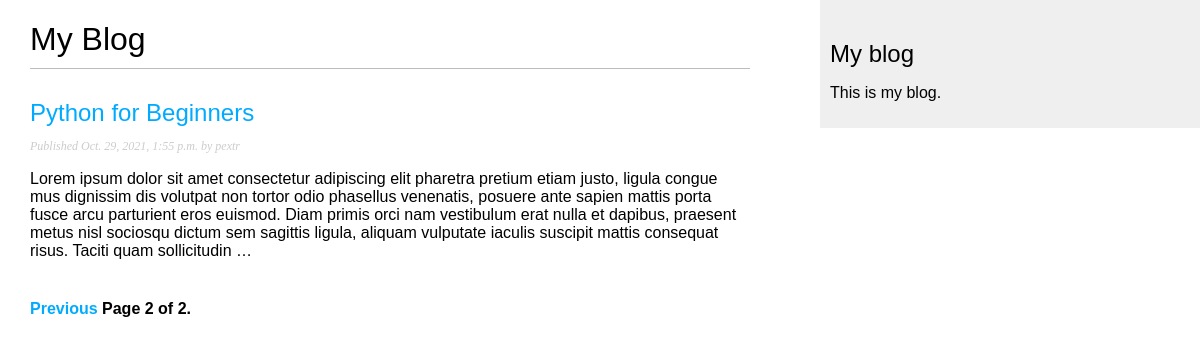
Screenshot of /blog/?page=2 with the database file from the repository.
### blog/models.py (models this page shows, shortened)
class Post(models.Model):
    STATUS_CHOICES = (
        ('draft', 'Draft'),
        ('published','Published'),
    )
    title = models.CharField(max_length=250)
    slug = models.SlugField(max_length=250, unique_for_date='publish')
    author = models.ForeignKey(User, on_delete=models.CASCADE, related_name='blog_posts')
    body = models.TextField()
    publish = models.DateTimeField(default=timezone.now)
    created = models.DateTimeField(auto_now_add=True)
    updated = models.DateTimeField(auto_now=True)
    status = models.CharField(max_length=10, choices=STATUS_CHOICES, default='draft')
    objects = models.Manager()
    published = PublishedManager()
    class Meta:
        ordering = ('-publish',)
    def get_absolute_url(self):
        return reverse("blog:post_detail",
                    args=[
                        self.publish.year,
                        self.publish.month,
                        self.publish.day,
                        self.slug])

### blog/views.py (the view)
# urls.py: path('', views.post_list, name='post_list'),
def post_list(request):
    object_list = Post.published.all()
    paginator = Paginator(object_list, 3) # 3 posts in each page
    page = request.GET.get('page')
    try:
        posts = paginator.page(page)
    except PageNotAnInteger:
        posts = paginator.page(1)
    except EmptyPage:
        posts = paginator.page(paginator.num_pages)
    return render(request,'blog/post/list.html',{'page': page,
                                                'posts': posts})

### blog/models.py (called while the page is built)
    def get_queryset(self):
        return super(PublishedManager, self).get_queryset() \
                                            .filter(status='published')

### blog/templates/blog/post/list.html (shortened to what this page needs)
{% extends "blog/base.html" %}
{% block content %}
  <h1>My Blog</h1>
  {% for post in posts %}
    <h2>
      <a href="{{ post.get_absolute_url }}">
        {{ post.title }}
      </a>
    </h2>
    <p class="date">
      Published {{ post.publish }} by {{ post.author }}
    </p>
    <p>
      {{ post.body |truncatewords:60 |linebreaks }}
    </p>
  {% endfor %}
  {% include "pagination.html" with page=posts %}
{% endblock %}

### blog/static/css/blog.css (style rules this page uses)
body { margin:0; padding:0; font-family:helvetica, sans-serif; }
a { color:#00abff; text-decoration:none; }
h1 { font-weight:normal; border-bottom:1px solid #bbb; padding:0 0 10px 0; }
h2 { font-weight:normal; margin:30px 0 0; }
p.date { color:#ccc; font-family: georgia, serif; font-size: 12px; font-style: italic; }

### rows the page displays
Post: title "Python for Beginners", publish "Oct. 29, 2021, 1:55 p.m.", author "pextr", body "Lorem ipsum dolor sit amet consectetur adipiscing elit pharetra pretium etiam justo, ligula congue mus dignissim dis volutpat non tortor odio phasellus venenatis, posuere ante sapien mattis porta fusce arcu parturient eros euismod. Diam primis orci nam vestibulum erat nulla et dapibus, praesent metus nisl sociosqu dictum sem sagittis ligula, aliquam vulputate iaculis suscipit mattis consequat risus. Taciti quam sollicitudin …"

### other values shown
{{ page.number }} "2"
{{ page.paginator.num_pages }} "2"
